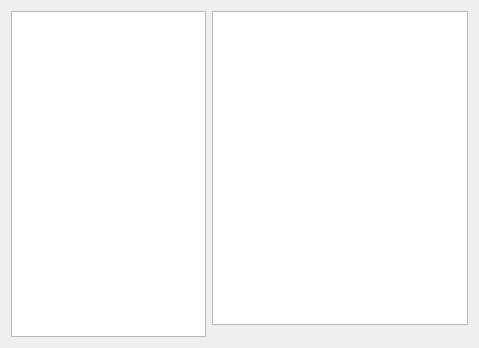
<?xml version="1.0" encoding="UTF-8"?>
<ui version="4.0">
 <class>GeoDesignerWidget</class>
 <widget class="QWidget" name="GeoDesignerWidget">
  <property name="geometry">
   <rect>
    <x>0</x>
    <y>0</y>
    <width>479</width>
    <height>348</height>
   </rect>
  </property>
  <property name="windowTitle">
   <string>Form</string>
  </property>
  <layout class="QGridLayout" name="gridLayout">
   <property name="sizeConstraint">
    <enum>QLayout::SetDefaultConstraint</enum>
   </property>
   <item row="0" column="0">
    <layout class="QHBoxLayout" name="horizontalLayout" stretch="200,0">
     <property name="sizeConstraint">
      <enum>QLayout::SetFixedSize</enum>
     </property>
     <item>
      <widget class="QGraphicsView" name="gvGeoDesigner"/>
     </item>
     <item>
      <layout class="QVBoxLayout" name="verticalLayout">
       <item>
        <widget class="QListView" name="lvVSoil"/>
       </item>
       <item>
        <widget class="QFrame" name="frame">
         <property name="frameShape">
          <enum>QFrame::StyledPanel</enum>
         </property>
         <property name="frameShadow">
          <enum>QFrame::Raised</enum>
         </property>
        </widget>
       </item>
       <item>
        <widget class="QFrame" name="frame_2">
         <property name="frameShape">
          <enum>QFrame::StyledPanel</enum>
         </property>
         <property name="frameShadow">
          <enum>QFrame::Raised</enum>
         </property>
        </widget>
       </item>
      </layout>
     </item>
    </layout>
   </item>
  </layout>
 </widget>
 <resources/>
 <connections/>
</ui>
